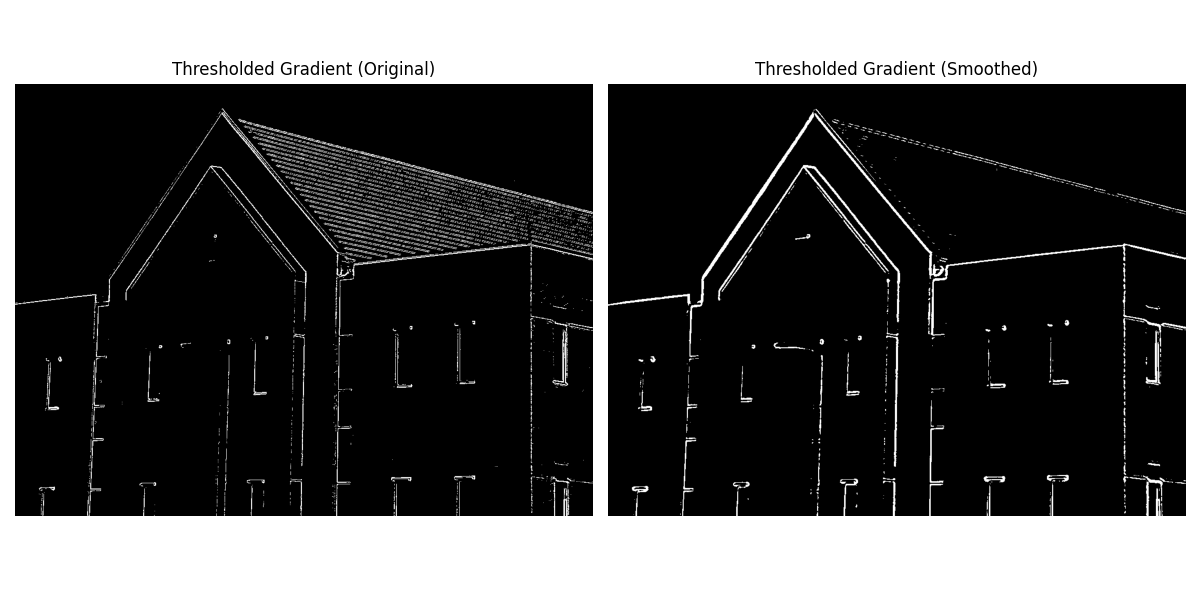

Python code for this plot:

import sys
import os
import numpy as np
import matplotlib.pyplot as plt
from skimage.io import imread
from skimage.util import img_as_float
from scipy.ndimage import convolve, uniform_filter
from libDIPUM.data_path import dip_data

# Data
img_path = dip_data('building-cropped-834by1114.tif')
f = img_as_float(imread(img_path))

# Kernels
Sx = np.array([[-1, -2, -1],
               [ 0,  0,  0],
               [ 1,  2,  1]], dtype=float)

Sy = np.array([[-1, 0, 1],
               [-2, 0, 2],
               [-1, 0, 1]], dtype=float)

# Filtering (Smoothed)
fs = uniform_filter(f, size=5, mode='nearest')

# Gradient on Original
Gx = np.abs(convolve(f, Sx, mode='nearest'))
Gy = np.abs(convolve(f, Sy, mode='nearest'))
g = Gx + Gy

# Gradient on Smoothed
Gxs = np.abs(convolve(fs, Sx, mode='nearest'))
Gys = np.abs(convolve(fs, Sy, mode='nearest'))
gs = Gxs + Gys

# Thresholding
gt = g >= (0.33 * g.max())
gst = gs >= (0.33 * gs.max())

# Display
fig, axes = plt.subplots(1, 2, figsize=(12, 6))
axes = axes.flatten()

axes[0].imshow(gt, cmap='gray')
axes[0].set_title('Thresholded Gradient (Original)')
axes[0].axis('off')

axes[1].imshow(gst, cmap='gray')
axes[1].set_title('Thresholded Gradient (Smoothed)')
axes[1].axis('off')

plt.tight_layout()
plt.savefig('Figure1020.png')
print("Saved Figure1020.png")
plt.show()
